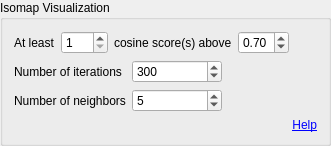
<?xml version="1.0" encoding="UTF-8"?>
<ui version="4.0">
 <class>gbOptions</class>
 <widget class="QGroupBox" name="gbOptions">
  <property name="geometry">
   <rect>
    <x>0</x>
    <y>0</y>
    <width>331</width>
    <height>116</height>
   </rect>
  </property>
  <property name="title">
   <string>Isomap Visualization</string>
  </property>
  <layout class="QGridLayout" name="gridLayout_3">
   <item row="3" column="1">
    <widget class="QSpinBox" name="spinNumIterations">
     <property name="minimum">
      <number>1</number>
     </property>
     <property name="maximum">
      <number>10000</number>
     </property>
     <property name="singleStep">
      <number>50</number>
     </property>
     <property name="stepType">
      <enum>QAbstractSpinBox::AdaptiveDecimalStepType</enum>
     </property>
     <property name="value">
      <number>300</number>
     </property>
    </widget>
   </item>
   <item row="0" column="0" colspan="3">
    <layout class="QHBoxLayout" name="horizontalLayout_2">
     <item>
      <widget class="QLabel" name="label_7">
       <property name="text">
        <string>At least</string>
       </property>
      </widget>
     </item>
     <item>
      <widget class="QSpinBox" name="spinMinScoresAboveThreshold">
       <property name="minimum">
        <number>1</number>
       </property>
       <property name="maximum">
        <number>100</number>
       </property>
      </widget>
     </item>
     <item>
      <widget class="QLabel" name="label_8">
       <property name="text">
        <string>cosine score(s) above</string>
       </property>
      </widget>
     </item>
     <item>
      <widget class="QDoubleSpinBox" name="spinMinScore">
       <property name="maximum">
        <double>1.000000000000000</double>
       </property>
       <property name="singleStep">
        <double>0.050000000000000</double>
       </property>
       <property name="value">
        <double>0.700000000000000</double>
       </property>
      </widget>
     </item>
     <item>
      <spacer name="horizontalSpacer">
       <property name="orientation">
        <enum>Qt::Horizontal</enum>
       </property>
       <property name="sizeHint" stdset="0">
        <size>
         <width>40</width>
         <height>20</height>
        </size>
       </property>
      </spacer>
     </item>
    </layout>
   </item>
   <item row="4" column="1">
    <widget class="QSpinBox" name="spinNumNeighbors">
     <property name="minimum">
      <number>1</number>
     </property>
     <property name="maximum">
      <number>1000</number>
     </property>
     <property name="stepType">
      <enum>QAbstractSpinBox::AdaptiveDecimalStepType</enum>
     </property>
     <property name="value">
      <number>5</number>
     </property>
    </widget>
   </item>
   <item row="4" column="0">
    <widget class="QLabel" name="label">
     <property name="text">
      <string>Number of neighbors</string>
     </property>
    </widget>
   </item>
   <item row="3" column="0">
    <widget class="QLabel" name="label_6">
     <property name="text">
      <string>Number of iterations</string>
     </property>
    </widget>
   </item>
   <item row="5" column="0" colspan="3">
    <widget class="QLabel" name="label_9">
     <property name="text">
      <string>&lt;a href=&quot;https://scikit-learn.org/stable/modules/generated/sklearn.manifold.Isomap.html&quot;&gt;Help&lt;/a&gt;</string>
     </property>
     <property name="alignment">
      <set>Qt::AlignRight|Qt::AlignTrailing|Qt::AlignVCenter</set>
     </property>
     <property name="openExternalLinks">
      <bool>true</bool>
     </property>
    </widget>
   </item>
  </layout>
 </widget>
 <tabstops>
  <tabstop>spinMinScore</tabstop>
 </tabstops>
 <resources/>
 <connections/>
</ui>
